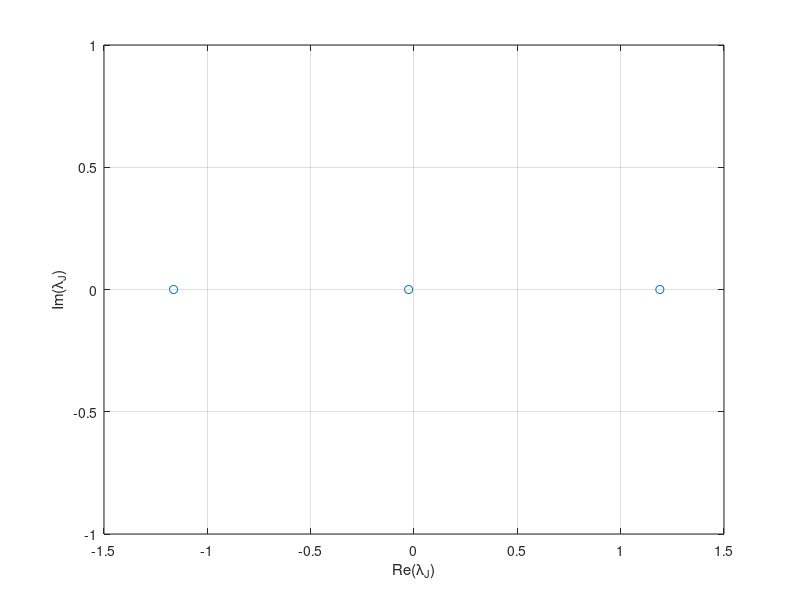
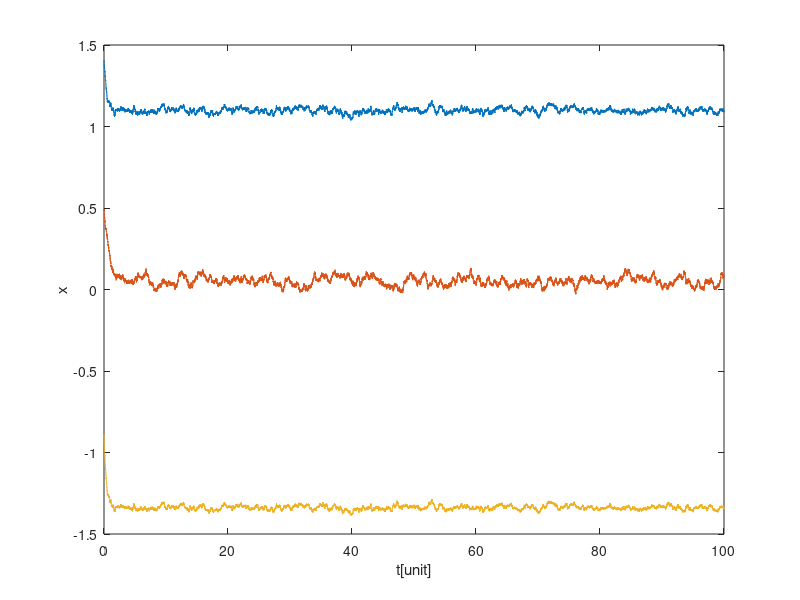
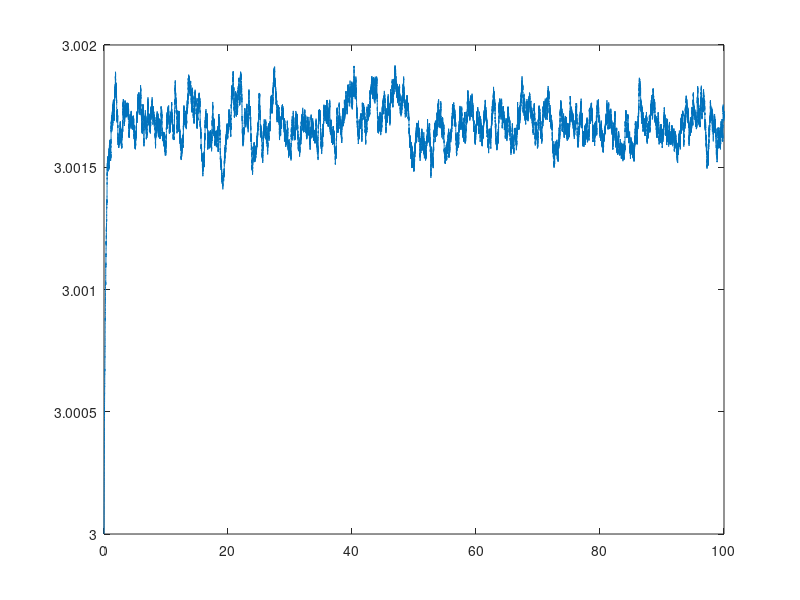

Write MATLAB code to recreate these figures, in order.
% Main Code
% Sirio: sirio.belga_fedeli@kcl.ac.uk

% Parallel Computing
% Uncomment the following 2 lines for more machines
%delete(gcp('nocreate'));
%parpool('local');

% split in function the following blocks
clear all;

%% Onset Conditions
% dimension:
N=3;
% correlation paramter:
eta=0.1;
% amplitude
JAmp=1;
% Sparsity of J
Mdensity=0;
% Number of time steps:
N_tot=100000;
% Delta t:
Dt=0.001;
% Temperature: Increase it!!!
T=0.001;
% Initialise
J=zeros(N,N);
x=zeros(N,N_tot);
% ICs
var_ICs_X=0.01;
x(:,1)=var_ICs_X*randn(N,1);
M=sum(x(:,1).^2);
% Fix the constraint sum x^2=N for all t
x(:,1)=x(:,1)*sqrt(N)/sqrt(M);

%% Generate Random Matrix:
if eta==0
    J=JAmp/sqrt(N)*randn(N);   
 % In case you want sparse:  
 % J=JAmp/sqrt(n)*sprandn(n,n,Mdensity);
J=J-diag(diag(J));
else
    a=sqrt(1-eta^2);
    a=sqrt((1-a)/2);
    b=eta/(2*a);    
    J=JAmp/sqrt(N)*randn(N);    
 % In case you want sparse:  
 % J=JAmp/sqrt(n)*sprandn(n,n,Mdensity);
    J=a*J+b*J';
    J=J-diag(diag(J));
end;
figure;
plot(real(eig(J)),imag(eig(J)),'o');hold on;grid on;
xlabel('Re(\lambda_J)');
ylabel('Im(\lambda_J)')
hold on;
%% Time steps

for i=2:N_tot

x(:,i)=x(:,i-1)+Dt*(-x(:,i-1)/N*(x(:,i-1)'*J*x(:,i-1))+J*x(:,i-1))+(eye(N)-1/N*x(:,i-1)*x(:,i-1)')*randn(N,1)*sqrt(2*Dt*T);

end;

% alternative Intermediate update: splitting method-

figure;
% Take into account the transient
plot((0:N_tot-1)*Dt,x); hold on;
xlabel('t[unit]');
ylabel('x');

%% Evolution of the constraint sum x^2=N
for i=1:N_tot
C(i)=x(:,i)'*x(:,i);
end;

figure;
plot((0:N_tot-1)*Dt,C);










